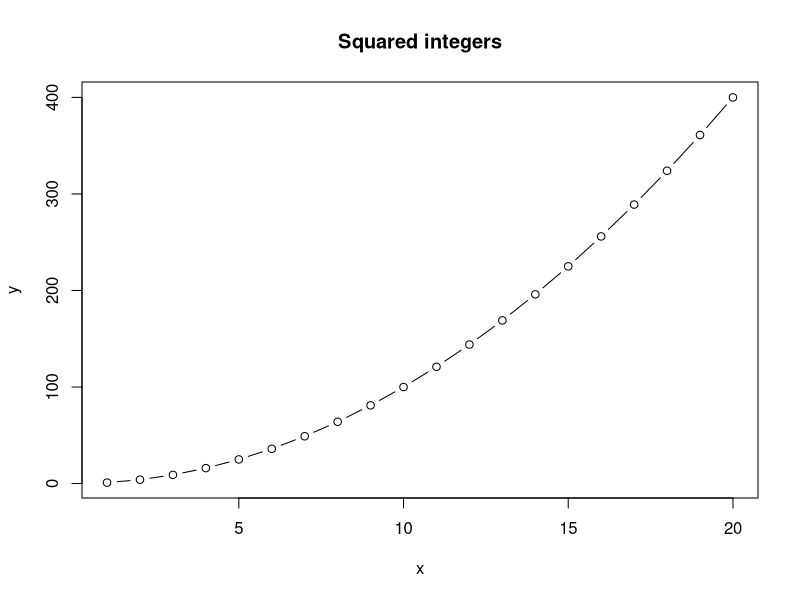
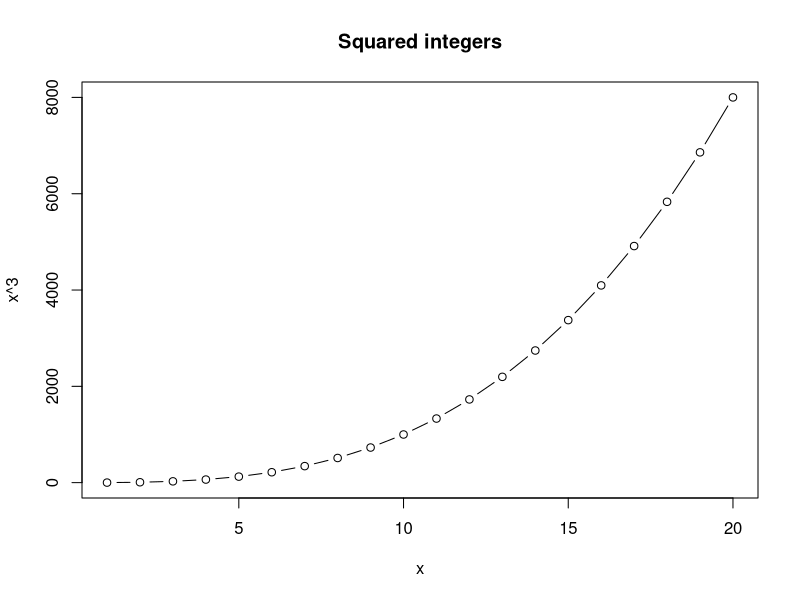
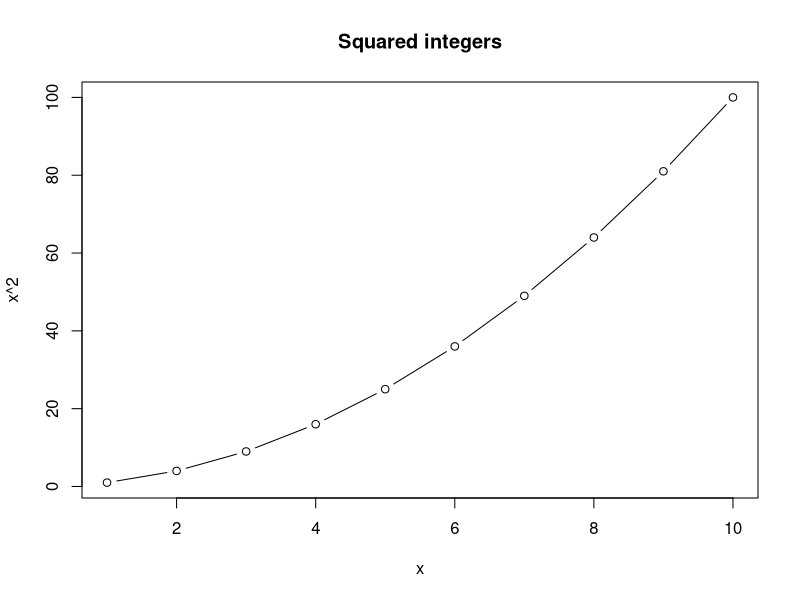

These charts were generated, in order, by the following R code:
## This is a R script 
## Run this code to make a plot of x and x^2 for the integers from 1 to 10

x <- 1:20
y <- x^2


plot(x,y, type = "b", main = "Squared integers")
plot(x,x^3, type = "b", main = "Squared integers")


#plot for x: 1 to 10
x<- 1:10
plot(x,x^2, type = "b", main = "Squared integers")

